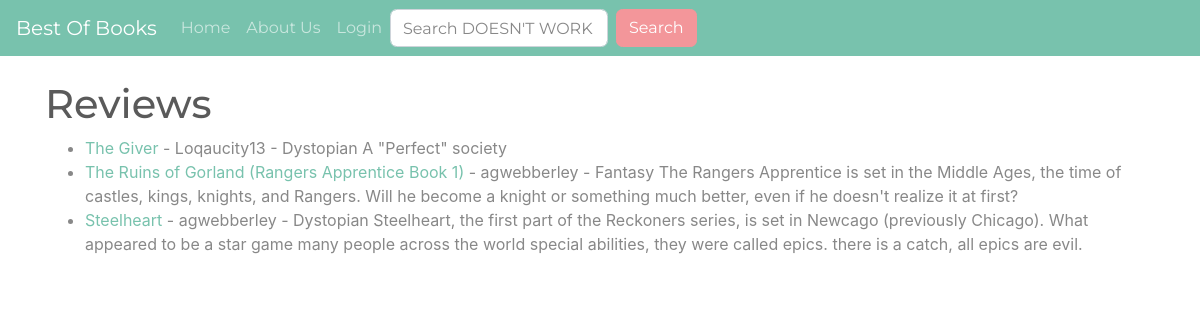
The app's page /, older data.
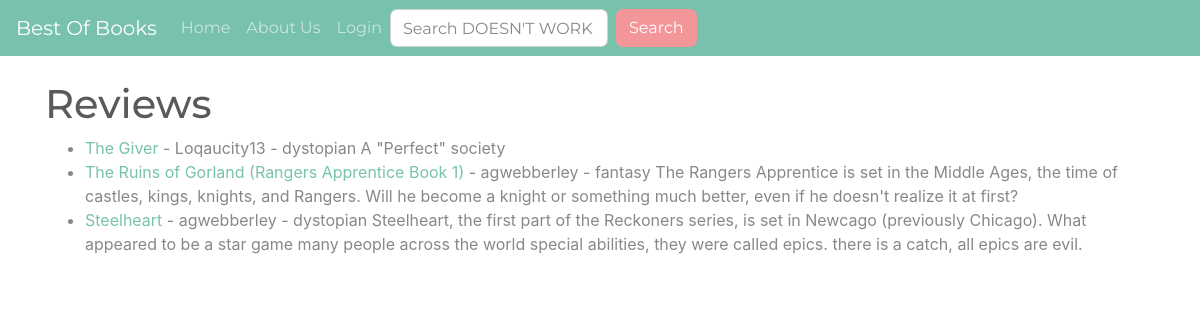
The same page, newer data.
### mainapp/models.py (models this page shows, shortened)
class Post(models.Model):
	title = models.CharField(max_length=255)
	slug = models.SlugField(max_length=255, null=False, unique=True)
	reviewer = models.ForeignKey(User, on_delete=models.CASCADE)
	author = models.CharField(max_length=255)
	pub_date = models.DateField()
	genre = models.CharField(max_length=255)
	should_know = models.CharField(max_length=500)
	snippit = models.CharField(max_length=255)
	body = models.TextField()

### mainapp/views.py (the view)
# urls.py: path('', HomeView.as_view(), name="home"),
class HomeView(ListView):
	model = Post
	template_name = "home.html"
	ordering = ['-pub_date']

### mainapp/templates/home.html (shortened to what this page needs)
{% extends 'base.html' %}
{% block content %}
<h1>Reviews</h1>
<ul>
{% for post in object_list %}
	<li><a href="{% url 'article-detail' post.slug  %}">{{ post.title }}</a> - {{ post.reviewer }} - {{ post.genre }}
	{{ post.snippit}}</li>
{%endfor%}
</ul>
{% endblock %}

Row changes from the older to the newer data that the page shows:
changed Post "The Giver": genre "Dystopian" → "dystopian"
changed Post "The Ruins of Gorland (Rangers Apprentice Book 1)": genre "Fantasy" → "fantasy"
changed Post "Steelheart": genre "Dystopian" → "dystopian"
